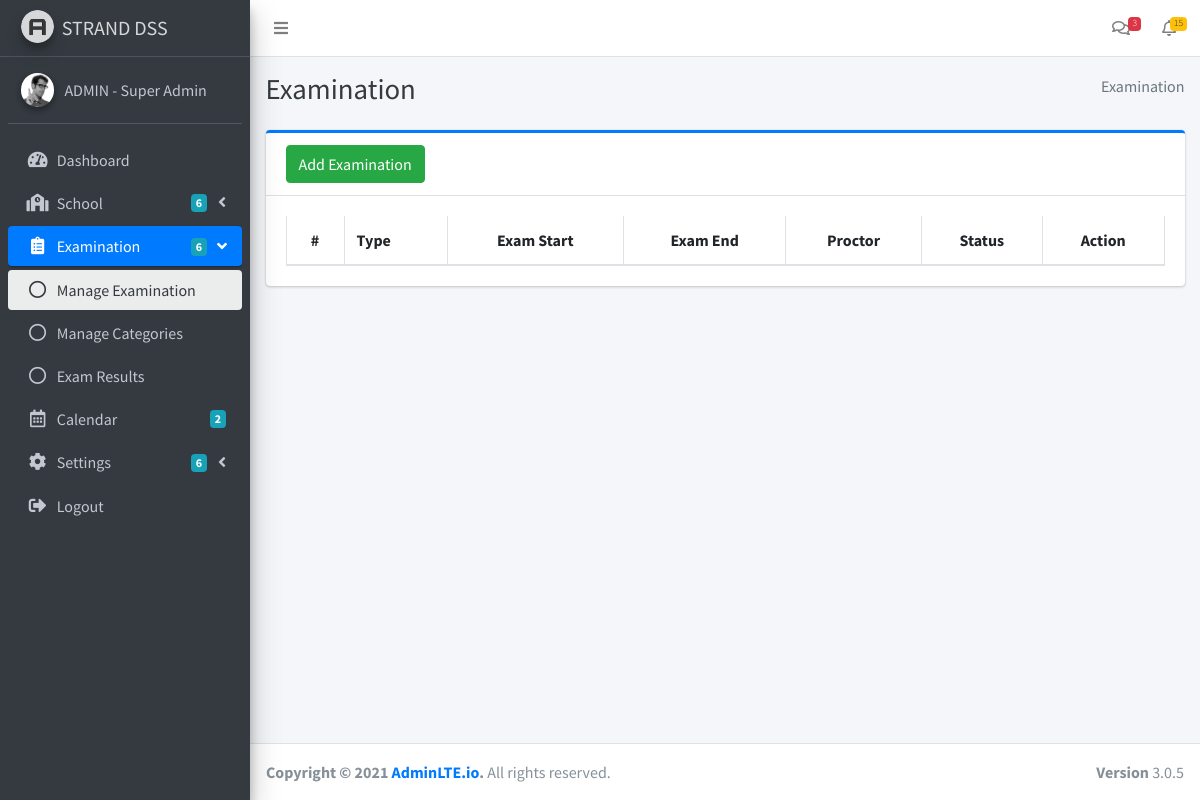
Before: /admin/exam_examination.php (signed in) with the older database file.
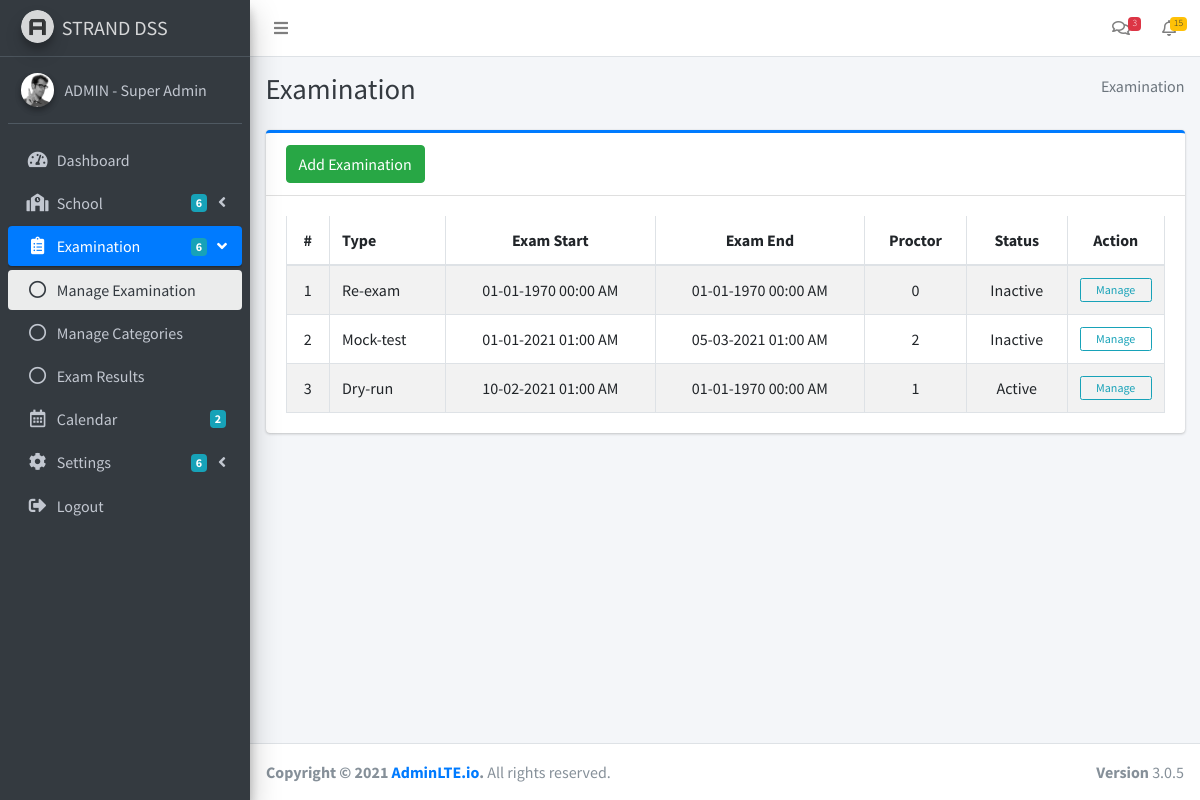
After: the same page with the newer database file.
### tables this page shows
CREATE TABLE `exams` (
  `exam_id` int(11) NOT NULL,
  `exam_type` varchar(100) NOT NULL,
  `exam_guide` text NOT NULL,
  `exam_date_s` varchar(50) NOT NULL,
  `exam_date_e` varchar(50) NOT NULL,
  `exam_status` varchar(10) NOT NULL DEFAULT 'Inactive',
  `exam_handler` int(11) NOT NULL,
  `date_created` timestamp NOT NULL DEFAULT current_timestamp(),
  `date_updated` timestamp NULL DEFAULT NULL ON UPDATE current_timestamp()
);

### admin/exam_examination.php (the view, shortened to what this page needs)
<?php
include('include/header.php');
include('include/sidebar.php');
?>
<div class="content-wrapper">
    <div class="content-header">
        <div class="container-fluid">
            <div class="row mb-2">
                <div class="col-sm-6">
                    <h1 class="m-0 text-dark">Examination</h1>
                </div>
                <div class="col-sm-6">
                    <ol class="breadcrumb float-sm-right">
                        <li class="breadcrumb-item active">Examination</li>
                    </ol>
                </div>
            </div>
        </div>
    </div>
    <section class="content">
        <div class="container-fluid">
            <div class="row">
                <div class="col-md-12">
                    <div class="card card-primary card-outline">
                        <div class="card-header">
                            <button class="btn btn-success" data-toggle="modal" data-target="#modal-lg">
                                Add Examination
                            </button>
                        </div>
                        <div class="card-body pad table-responsive">
                            <table class="table table-bordered table-striped cat">
                                <thead>
                                    <tr>
                                        <th class="text-center">#</th>
                                        <th>Type</th>
                                        <th class="text-center">Exam Start</th>
                                        <th class="text-center">Exam End</th>
                                        <th class="text-center">Proctor</th>
                                        <th class="text-center">Status</th>
                                        <th class="text-center">Action</th>
                                    </tr>
                                </thead>
                                <tbody>
                                    <?php
                                    $i = '1';
                                    $sql = "SELECT * FROM exams ORDER by exam_date_s ASC";
                                    $result = $conn->query($sql);
                                    if ($result->num_rows > 0) {
                                        while ($row = $result->fetch_assoc()) {
                                    ?>
                                            <tr>
                                                <td class="text-center"><?php echo $i;
                                                                        $i++; ?></td>
                                                <td><?php echo $row['exam_type']; ?></td>
                                                <td class="text-center"><?php echo date('m-d-Y H:i A', strtotime($row['exam_date_s'])); ?></td>
                                                <td class="text-center"><?php echo date('m-d-Y H:i A', strtotime($row['exam_date_e'])); ?></td>
                                                <td class="text-center"><?php echo $row['exam_handler']; ?></td>
                                                <td class="text-center"><?php echo $row['exam_status']; ?></td>
                                                <td class="text-center">
                                                    <a href="manage_exam.php?id=<?php echo $row['exam_id']; ?>" class="btn btn-block btn-outline-info btn-xs">Manage</a>
                                                </td>
                                            </tr>
                                    <?php
                                        }
                                    }
                                    ?>
                                </tbody>
                            </table>
                        </div>
                    </div>
                </div>
            </div>
        </div>
    </section>
</div>
<?php
include('include/footer.php');
?>

### admin/include/header.php (shortened to what this page needs)
<!DOCTYPE html>
<html>
<head>
    <link rel="stylesheet" href="../plugins/fontawesome-free/css/all.min.css">
    <link rel="stylesheet" href="https://code.ionicframework.com/ionicons/2.0.1/css/ionicons.min.css">
    <link rel="stylesheet" href="../plugins/ion-rangeslider/css/ion.rangeSlider.min.css">
    <link rel="stylesheet" href="../plugins/bootstrap-slider/css/bootstrap-slider.min.css">
    <link rel="stylesheet" href="../plugins/tempusdominus-bootstrap-4/css/tempusdominus-bootstrap-4.min.css">
    <link rel="stylesheet" href="../plugins/icheck-bootstrap/icheck-bootstrap.min.css">
    <link rel="stylesheet" href="../plugins/jqvmap/jqvmap.min.css">
    <link rel="stylesheet" href="../dist/css/adminlte.min.css">
    <link rel="stylesheet" href="../plugins/overlayScrollbars/css/OverlayScrollbars.min.css">
    <link rel="stylesheet" href="../plugins/daterangepicker/daterangepicker.css">
    <link rel="stylesheet" href="../plugins/fullcalendar/main.min.css">
    <link rel="stylesheet" href="../plugins/fullcalendar-daygrid/main.min.css">
    <link rel="stylesheet" href="../plugins/fullcalendar-timegrid/main.min.css">
    <link rel="stylesheet" href="../plugins/fullcalendar-bootstrap/main.min.css">
    <link rel="stylesheet" href="../plugins/datatables-bs4/css/dataTables.bootstrap4.min.css">
    <link rel="stylesheet" href="../plugins/datatables-responsive/css/responsive.bootstrap4.min.css">
    <link rel="stylesheet" href="../plugins/sweetalert2/sweetalert2.min.css">
    <link rel="stylesheet" href="../plugins/toastr/toastr.min.css">
</head>
<body class="hold-transition sidebar-mini layout-fixed">
    <div class="wrapper">
        <nav class="main-header navbar navbar-expand navbar-white navbar-light">
            <ul class="navbar-nav">
                <li class="nav-item">
                    <a class="nav-link" data-widget="pushmenu" href="#" role="button"><i class="fas fa-bars"></i></a>
                </li>
            </ul>
            <ul class="navbar-nav ml-auto">
                <li class="nav-item dropdown">
                    <a class="nav-link" data-toggle="dropdown" href="#">
                        <i class="far fa-comments"></i>
                        <span class="badge badge-danger navbar-badge">3</span>
                    </a>
                </li>
                <li class="nav-item dropdown">
                    <a class="nav-link" data-toggle="dropdown" href="#">
                        <i class="far fa-bell"></i>
                        <span class="badge badge-warning navbar-badge">15</span>
                    </a>
                </li>
            </ul>
        </nav>

### admin/include/sidebar.php (shortened to what this page needs)
<aside class="main-sidebar sidebar-dark-primary elevation-4">
    <a href="#" class="brand-link">
        <img src="../dist/img/AdminLTELogo.png" alt="AdminLTE Logo" class="brand-image img-circle elevation-3" style="opacity: .8">
        <span class="brand-text font-weight-">STRAND DSS</span>
    </a>
    <div class="sidebar">
        <div class="user-panel mt-3 pb-3 mb-3 d-flex">
            <div class="image">
                <img src="../dist/img/user2-160x160.jpg" class="img-circle elevation-2" alt="User Image">
            </div>
            <div class="info">
                <a href="#" class="d-block"><?php echo $_SESSION['name'] . ' - ' . $_SESSION['role']; ?></a>
            </div>
        </div>
        <nav class="mt-2">
            <ul class="nav nav-pills nav-sidebar flex-column" data-widget="treeview" role="menu" data-accordion="false">
                <li class="nav-item">
                    <a href="dashboard.php" class="nav-link">
                        <i class="nav-icon fas fa-tachometer-alt"></i>
                        <p>
                            Dashboard
                        </p>
                    </a>
                </li>
                <li class="nav-item has-treeview">
                    <a href="#" class="nav-link">
                        <i class="nav-icon fas fa-school"></i>
                        <p>
                            School
                            <i class="fas fa-angle-left right"></i>
                            <span class="badge badge-info right">6</span>
                        </p>
                    </a>
                </li>
                <li class="nav-item has-treeview">
                    <a href="#" class="nav-link">
                        <i class="nav-icon fas fa-clipboard-list"></i>
                        <p>
                            Examination
                            <i class="fas fa-angle-left right"></i>
                            <span class="badge badge-info right">6</span>
                        </p>
                    </a>
                    <ul class="nav nav-treeview">
                        <li class="nav-item">
                            <a href="exam_examination.php" class="nav-link">
                                <i class="far fa-circle nav-icon"></i>
                                <p>Manage Examination</p>
                            </a>
                        </li>
                        <li class="nav-item">
                            <a href="exam_category.php" class="nav-link">
                                <i class="far fa-circle nav-icon"></i>
                                <p>Manage Categories</p>
                            </a>
                        </li>
                        <li class="nav-item">
                            <a href="boxed" class="nav-link">
                                <i class="far fa-circle nav-icon"></i>
                                <p>Exam Results</p>
                            </a>
                        </li>
                    </ul>
                </li>
                <li class="nav-item">
                    <a href="calendar.php" class="nav-link">
                        <i class="nav-icon far fa-calendar-alt"></i>
                        <p>
                            Calendar
                            <span class="badge badge-info right">2</span>
                        </p>
                    </a>
                </li>
                <li class="nav-item has-treeview">
                    <a href="#" class="nav-link">
                        <i class="nav-icon fas fa-cog"></i>
                        <p>
                            Settings
                            <i class="fas fa-angle-left right"></i>
                            <span class="badge badge-info right">6</span>
                        </p>
                    </a>
                </li>
                <li class="nav-item">
                    <a href="logout.php" class="nav-link">
                        <i class="nav-icon fas fa-sign-out-alt"></i>
                        <p>
                            Logout
                        </p>
                    </a>
                </li>
            </ul>
        </nav>
    </div>
</aside>

### admin/include/footer.php (shortened to what this page needs)
<footer class="main-footer">
    <strong>Copyright &copy; <?php echo date('Y'); ?> <a href="#">AdminLTE.io</a>.</strong>
    All rights reserved.
    <div class="float-right d-none d-sm-inline-block">
        <b>Version</b> 3.0.5
    </div>
</footer>
</div>
</body>
</html>

Changed rows visible on the page:
added exams: exam_type "Re-exam", exam_date_s "01-01-1970 00:00 AM", exam_date_e "01-01-1970 00:00 AM", exam_handler "0", exam_status "Inactive"
added exams: exam_type "Mock-test", exam_date_s "01-01-2021 01:00 AM", exam_date_e "05-03-2021 01:00 AM", exam_handler "2", exam_status "Inactive"
added exams: exam_type "Dry-run", exam_date_s "10-02-2021 01:00 AM", exam_date_e "01-01-1970 00:00 AM", exam_handler "1", exam_status "Active"
